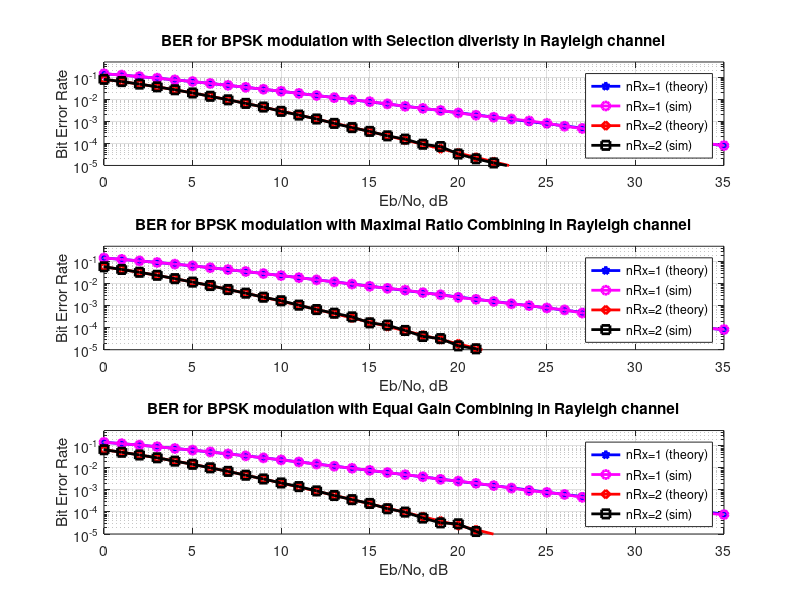

Write MATLAB code to recreate this figure.
function DiversityMethodsSinglePlot()
% This script is just a combination of the three diversity methods
% implemented to plot a single figure.
BERRayFadingChannel_SelDiversity();
BERRayFadingChannel_MRC();
BERRayFadingChannel_EGC();

function BERRayFadingChannel_SelDiversity()
% Script for computing the BER for BPSK modulation in a
% Rayleigh fading channel with selection diversity

clear
N = 10^6; % number of bits or symbols

% Transmitter
ip = rand(1,N)>0.5; % generating 0,1 with equal probability
s = 2*ip-1; % BPSK modulation 0 -> -1; 1 -> 0

nRx = [1 2];
Eb_N0_dB =   [0:35]; % multiple Eb/N0 values

for jj = 1:length(nRx)

    for ii = 1:length(Eb_N0_dB)

        n = 1/sqrt(2)*[randn(nRx(jj),N) + j*randn(nRx(jj),N)]; % white gaussian noise, 0dB variance
        h = 1/sqrt(2)*[randn(nRx(jj),N) + j*randn(nRx(jj),N)]; % Rayleigh channel

        % Channel and noise Noise addition
        sD = kron(ones(nRx(jj),1),s);
        y = h.*sD + 10^(-Eb_N0_dB(ii)/20)*n;


        % finding the power of the channel on all rx chain
        hPower = h.*conj(h);
        
        % finding the maximum power
        [hMaxVal ind] = max(hPower,[],1);
        hMaxValMat = kron(ones(nRx(jj),1),hMaxVal);
        
        % selecting the chain with the maximum power
        ySel = y(hPower==hMaxValMat);
        hSel = h(hPower==hMaxValMat);

        % equalization with the selected rx chain
        yHat = ySel./hSel;
        yHat = reshape(yHat,1,N); % just to get the matrix dimension proper

        % receiver - hard decision decoding
        ipHat = real(yHat)>0;

        % counting the errors
        nErr(jj,ii) = size(find([ip- ipHat]),2);

    end

end
simBer = nErr/N; % simulated ber
EbN0Lin = 10.^(Eb_N0_dB/10);
theoryBer_nRx1 = 0.5.*(1-1*(1+1./EbN0Lin).^(-0.5)); 
theoryBer_nRx2 = 0.5.*(1-2*(1+1./EbN0Lin).^(-0.5) +   (1+2./EbN0Lin).^(-0.5));

% plot
% close all
figure
subplot(3,1,1);

semilogy(Eb_N0_dB,theoryBer_nRx1,'bp-','LineWidth',2);
hold on
semilogy(Eb_N0_dB,simBer(1,:),'mo-','LineWidth',2);
semilogy(Eb_N0_dB,theoryBer_nRx2,'rd-','LineWidth',2);
semilogy(Eb_N0_dB,simBer(2,:),'ks-','LineWidth',2);
axis([0 35 10^-5 0.5])
grid on
legend('nRx=1 (theory)', 'nRx=1 (sim)', 'nRx=2 (theory)', 'nRx=2 (sim)');
xlabel('Eb/No, dB');
ylabel('Bit Error Rate');
title('BER for BPSK modulation with Selection diveristy in Rayleigh channel');

function BERRayFadingChannel_MRC()
% Script for computing the BER for BPSK modulation in a
% Rayleigh fading channel with Maximal Ratio Combining

clear
N = 10^6; % number of bits or symbols

% Transmitter
ip = rand(1,N)>0.5; % generating 0,1 with equal probability
s = 2*ip-1; % BPSK modulation 0 -> -1; 1 -> 0

nRx =  [1 2];
Eb_N0_dB = [0:35]; % multiple Eb/N0 values

for jj = 1:length(nRx)

    for ii = 1:length(Eb_N0_dB)

        n = 1/sqrt(2)*[randn(nRx(jj),N) + j*randn(nRx(jj),N)]; % white gaussian noise, 0dB variance
        h = 1/sqrt(2)*[randn(nRx(jj),N) + j*randn(nRx(jj),N)]; % Rayleigh channel

        % Channel and noise Noise addition
        sD = kron(ones(nRx(jj),1),s);
        y = h.*sD + 10^(-Eb_N0_dB(ii)/20)*n;

        % equalization maximal ratio combining 
        yHat =  sum(conj(h).*y,1)./sum(h.*conj(h),1); 

        % receiver - hard decision decoding
        ipHat = real(yHat)>0;

        % counting the errors
        nErr(jj,ii) = size(find([ip- ipHat]),2);

    end

end

simBer = nErr/N; % simulated ber
EbN0Lin = 10.^(Eb_N0_dB/10);
theoryBer_nRx1 = 0.5.*(1-1*(1+1./EbN0Lin).^(-0.5)); 
p = 1/2 - 1/2*(1+1./EbN0Lin).^(-1/2);
theoryBer_nRx2 = p.^2.*(1+2*(1-p)); 
% 
% close all
% figure
subplot(3,1,2);

semilogy(Eb_N0_dB,theoryBer_nRx1,'bp-','LineWidth',2);
hold on
semilogy(Eb_N0_dB,simBer(1,:),'mo-','LineWidth',2);
semilogy(Eb_N0_dB,theoryBer_nRx2,'rd-','LineWidth',2);
semilogy(Eb_N0_dB,simBer(2,:),'ks-','LineWidth',2);
axis([0 35 10^-5 0.5])
grid on
legend('nRx=1 (theory)', 'nRx=1 (sim)', 'nRx=2 (theory)', 'nRx=2 (sim)');
xlabel('Eb/No, dB');
ylabel('Bit Error Rate');
title('BER for BPSK modulation with Maximal Ratio Combining in Rayleigh channel');

function BERRayFadingChannel_EGC()
% Script for computing the BER for BPSK modulation in a
% Rayleigh fading channel with equal gain combining

clear
N = 10^6; % number of bits or symbols

% Transmitter
ip = rand(1,N)>0.5; % generating 0,1 with equal probability
s = 2*ip-1; % BPSK modulation 0 -> -1; 1 -> 0

nRx =  [1 2];
Eb_N0_dB = [0:35]; % multiple Eb/N0 values

for jj = 1:length(nRx)

    for ii = 1:length(Eb_N0_dB)

        n = 1/sqrt(2)*[randn(nRx(jj),N) + j*randn(nRx(jj),N)]; % white gaussian noise, 0dB variance
        h = 1/sqrt(2)*[randn(nRx(jj),N) + j*randn(nRx(jj),N)]; % Rayleigh channel

        % Channel and noise Noise addition
        sD = kron(ones(nRx(jj),1),s);
        y = h.*sD + 10^(-Eb_N0_dB(ii)/20)*n;

        % equalization with equal gain combining
        yHat = y.*exp(-j*angle(h)); % removing the phase of the channel
        yHat = sum(yHat,1); % adding values from all the receive chains

        % receiver - hard decision decoding
        ipHat = real(yHat)>0;

        % counting the errors
        nErr(jj,ii) = size(find([ip- ipHat]),2);

    end

end

simBer = nErr/N; % simulated ber
EbN0Lin = 10.^(Eb_N0_dB/10);
theoryBer_nRx1 = 0.5.*(1-1*(1+1./EbN0Lin).^(-0.5)); 
theoryBer_nRx2 = 0.5*(1 - sqrt(EbN0Lin.*(EbN0Lin+2))./(EbN0Lin+1) );

% plot
% close all
% figure
subplot(3,1,3);

semilogy(Eb_N0_dB,theoryBer_nRx1,'bp-','LineWidth',2);
hold on
semilogy(Eb_N0_dB,simBer(1,:),'mo-','LineWidth',2);
semilogy(Eb_N0_dB,theoryBer_nRx2,'rd-','LineWidth',2);
semilogy(Eb_N0_dB,simBer(2,:),'ks-','LineWidth',2);
axis([0 35 10^-5 0.5])
grid on
legend('nRx=1 (theory)', 'nRx=1 (sim)', 'nRx=2 (theory)', 'nRx=2 (sim)');
xlabel('Eb/No, dB');
ylabel('Bit Error Rate');
title('BER for BPSK modulation with Equal Gain Combining in Rayleigh channel');